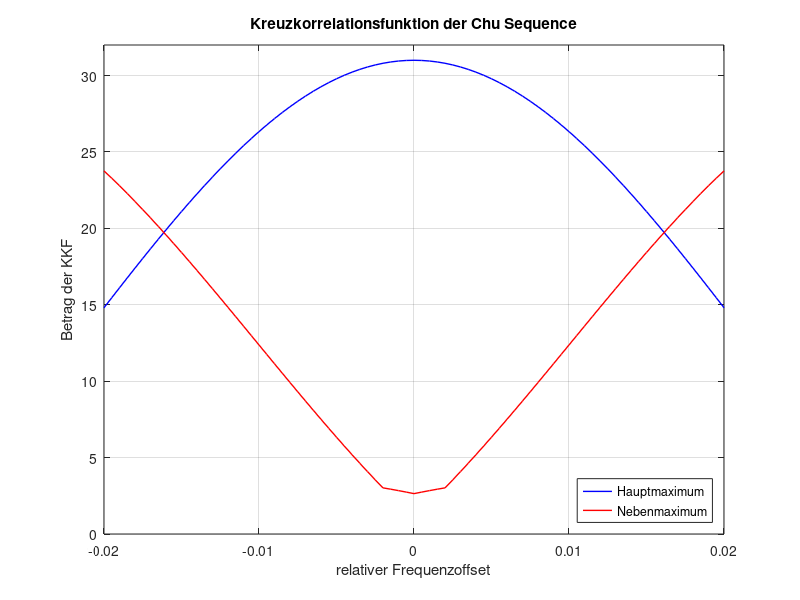
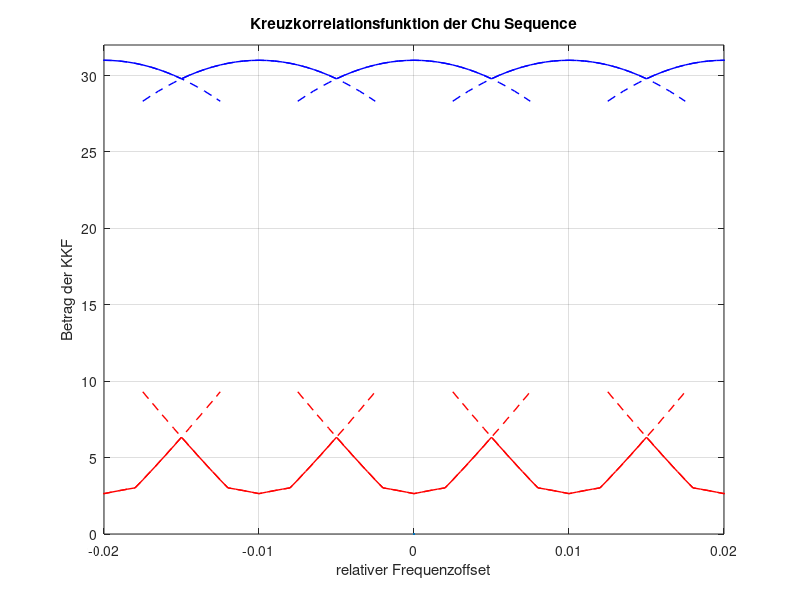

MATLAB code to generate these figures, in order:
function sdr_praeambel_foff_2
% Aperiodische Autokorrelation einer Chu-Praeambel mit Frequenzoffset
%
%------------------------------------------------
% (c) Eberhard Gamm (www.ibega.de),
%     LIKE (www.like.e-technik.uni-erlangen.de),
%     2013
%------------------------------------------------

close all;

% Chu Sequence (Polyphasen-Symbole)
N = 31;
n = 0 : N - 1;
s_p = exp( 1i * pi * n .* ( n + 1 ) / N );

% relativer Frequenzoffset
f_rel = -0.02:0.0005:0.02;
len   = length(f_rel);

r0 = zeros( 1, len );
r1 = zeros( 1, len );

for i = 1 : len
    % aperiodische Autokorrelation mit Frequenzoffset
    R = conv( s_p .* exp( 2i * pi * f_rel(i) * n) , ...
              conj( fliplr(s_p) ) );
    r0(i) = abs( R(N) );
    R(N)  = 0;
    r1(i) = max( abs( R ) );
end

% Kennlinie einer Korrelator-Bank
f_step = 0.01;
idx = find( abs( f_rel ) <= 0.75 * f_step + 1e-6 );
f_rel_0 = f_rel(idx);
r0_0 = r0(idx);
r1_0 = r1(idx);
idx = find( abs( f_rel ) <= 0.5 * f_step + 1e-6 );
f_rel_1 = f_rel(idx);
r0_1 = r0(idx);
r1_1 = r1(idx);

figure(1);
plot(f_rel,r0,'b-','Linewidth',1);
hold on;
plot(f_rel,r1,'r-','Linewidth',1);
hold off;
grid;
axis([min(f_rel) max(f_rel) 0 32]);
xlabel('relativer Frequenzoffset');
ylabel('Betrag der KKF');
title('Kreuzkorrelationsfunktion der Chu Sequence');
legend('Hauptmaximum','Nebenmaximum','Location','SouthEast');

figure(2);
plot(0,0);
hold on;
for i = - 3 : 3
    plot(f_rel_0 + i * f_step,r0_0,'b--','Linewidth',1);
    plot(f_rel_1 + i * f_step,r0_1,'b-','Linewidth',1);
    plot(f_rel_0 + i * f_step,r1_0,'r--','Linewidth',1);
    plot(f_rel_1 + i * f_step,r1_1,'r-','Linewidth',1);
end
hold off;
grid;
axis([min(f_rel) max(f_rel) 0 32]);
xlabel('relativer Frequenzoffset');
ylabel('Betrag der KKF');
title('Kreuzkorrelationsfunktion der Chu Sequence');
